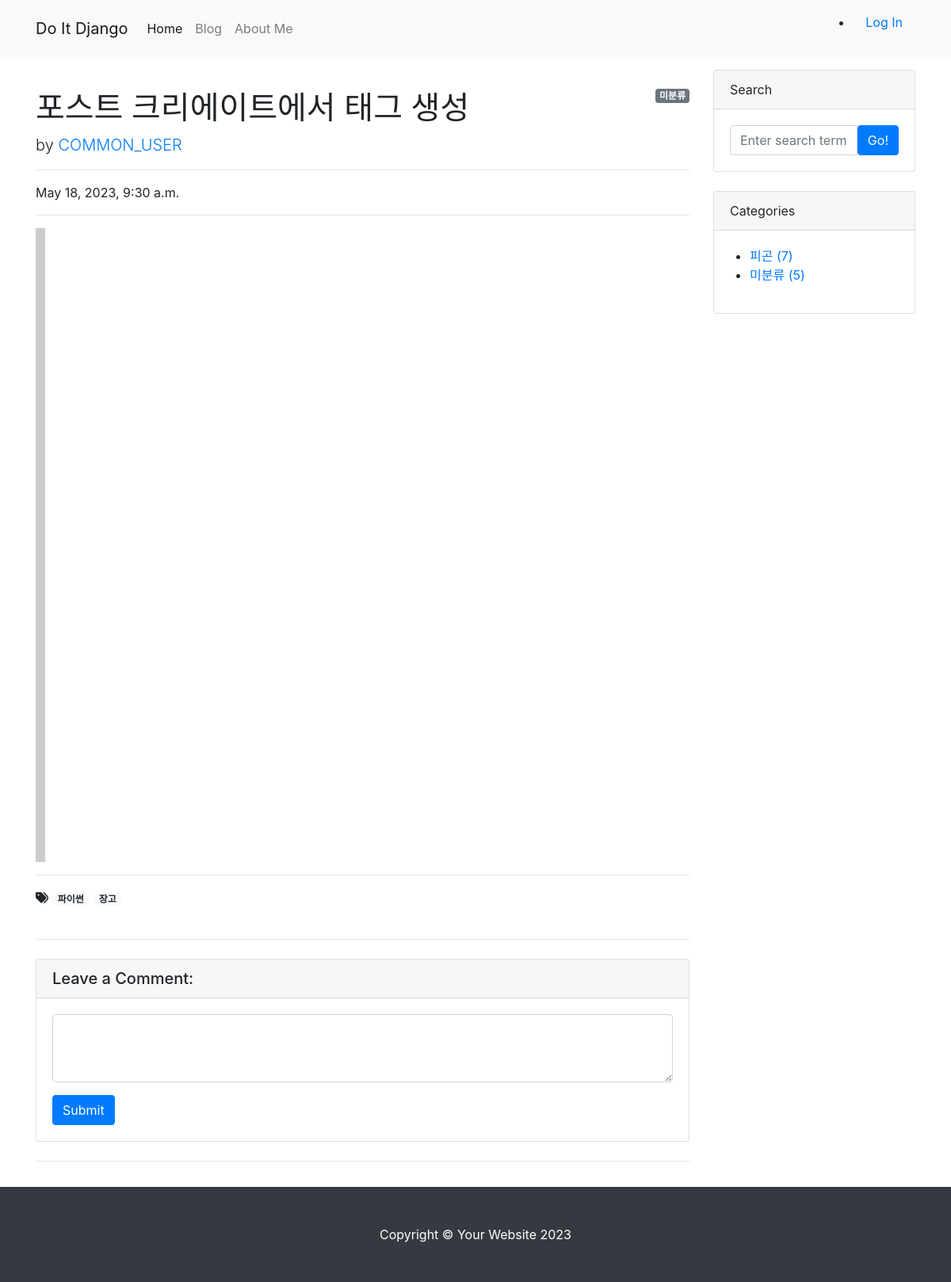
Before: /blog/12/ with the older database file.
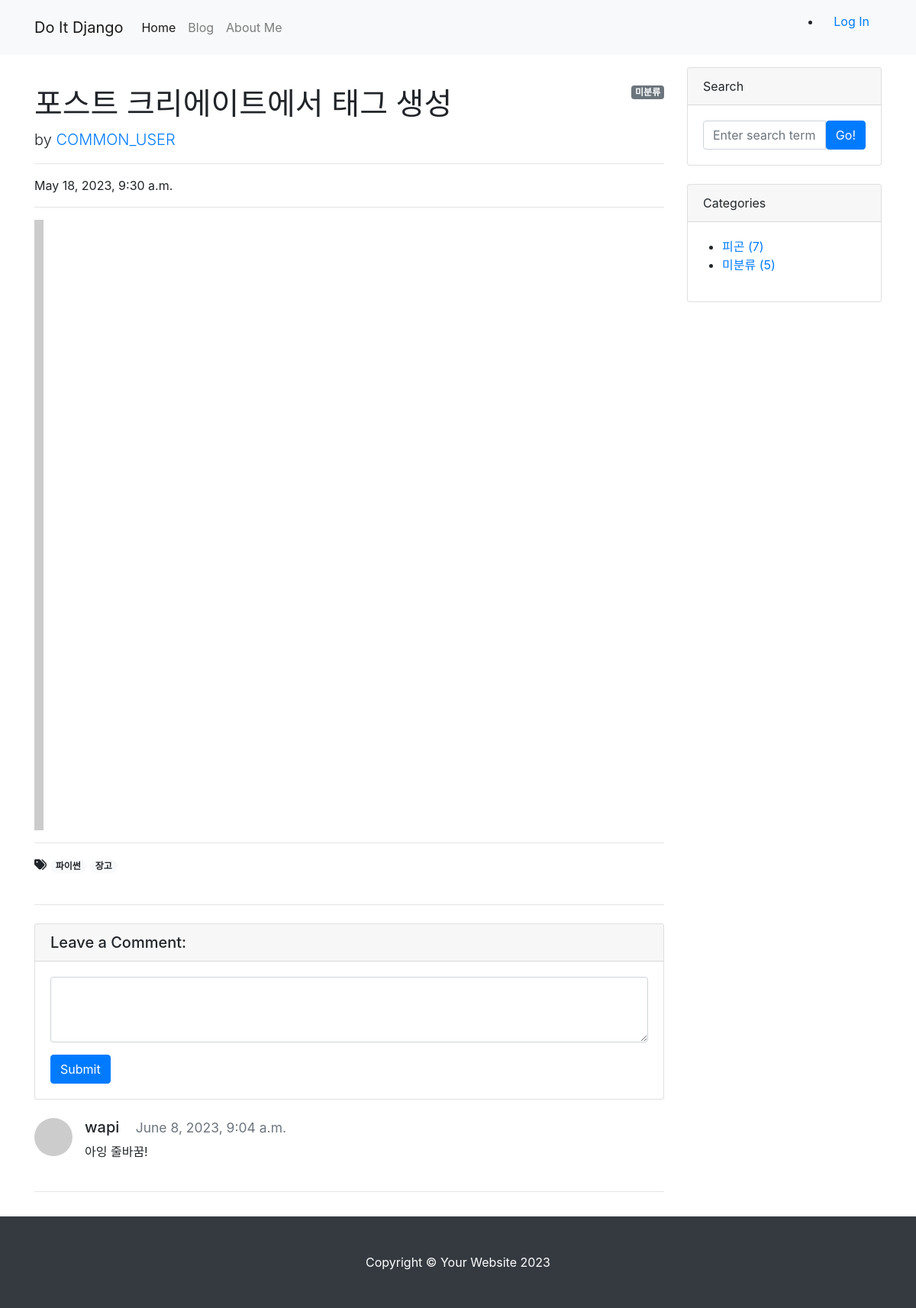
After: the same page with the newer database file.
### blog/models.py (models this page shows, shortened)
class Post(models.Model):
    title = models.CharField(max_length=30)
    hook_text = models.CharField(max_length=100, blank=True)
    content = MarkdownxField()
    head_image = models.ImageField(upload_to='blog/images/%Y/%m/%d/', blank=True)
    file_upload = models.FileField(upload_to='blog/files/%Y/%m/%d/', blank=True)
    created_at = models.DateTimeField(auto_now_add=True)
    updated_at = models.DateTimeField(auto_now=True)
    author = models.ForeignKey(User, null=True, on_delete=models.SET_NULL)
    category = models.ForeignKey(Category, null=True, blank=True, on_delete=models.SET_NULL)
    tags = models.ManyToManyField(Tag, blank=True)
    def get_content_markdown(self):
        return markdown(self.content)

class Tag(models.Model):
    name = models.CharField(max_length=50)
    slug = models.SlugField(max_length=200, unique=True, allow_unicode=True)
    def __str__(self):
        return self.name
    def get_absolute_url(self): # get_absolute_url -> URL을 반환하는 메서드
        return f'/blog/tag/{self.slug}/'

class Category(models.Model):
    name = models.CharField(max_length=50)
    slug = models.SlugField(max_length=200, unique=True, allow_unicode=True)
    def __str__(self):
        return self.name
    def get_absolute_url(self): # get_absolute_url -> URL을 반환하는 메서드
        return f'/blog/category/{self.slug}/'
    class Meta:
        verbose_name_plural = 'categories'

class Comment(models.Model):
    post = models.ForeignKey(Post, on_delete=models.CASCADE)
    author = models.ForeignKey(User, on_delete=models.CASCADE)
    content = models.TextField() # content 필드 -> TextField 클래스(긴 텍스트를 저장할 수 있는 필드)
    created_at = models.DateTimeField(auto_now_add=True)
    modified_at = models.DateTimeField(auto_now=True)

### blog/views.py (the view)
# urls.py: path('<int:pk>/', views.PostDetail.as_view()),
class PostDetail(DetailView):
    model = Post # Post 모델에 대한 개별 페이지 생성
    def get_context_data(self, **kwargs):
        context = super(PostDetail, self).get_context_data()
        context["categories"] = Category.objects.all()
        context['no_category_post_count'] = Post.objects.filter(category=None).count()
        return context

### blog/templates/blog/post_detail.html (shortened to what this page needs)
{% extends 'blog/base.html' %}
{% block main_area %}
  <div id="post-area">
    {% if post.category %}
      <span class="badge badge-secondary float-right">{{ post.category }}</span>
    {% else %}
      <span class="badge badge-secondary float-right">미분류</span>
    {% endif %}
      <h1 class="mt-4">{{ post.title }}</h1>
      <p class="lead">
        by
        <a href="#">{{ post.author | upper }}</a>
      </p>
      <hr>
      <p>{{ post.created_at }}</p>
      <hr>
      {% if post.head_image %}
        <img class="img-fluid rounded" src="{{ post.head_image.url }}" alt="{{ post.title }} head_image">
      {% else %}
        <img src="https://picsum.photos/seed/{{ post.id }}/800/200" alt="random_image">
      {% endif %}
        <hr>
      {% if post.tags.exists %}
        <i class="fas fa-tags"></i>
        {% for tag in post.tags.iterator %}
            <a href="{{ tag.get_absolute_url }}"><span class="badge badge-pill badge-light">{{ tag }}</span></a>
        {% endfor %}
        <br />
        <br />
      {% endif %}
    <hr>
    </div>
    <div id="comment-area">
      <div class="card my-4">
        <h5 class="card-header">Leave a Comment:</h5>
        <div class="card-body">
          <form>
            <div class="form-group">
              <textarea textarea class="form-control" rows="3"></textarea>
            </div>
            <button type="submit" class="btn btn-primary">Submit</button>
          </form>
        </div>
      </div>
      {% if post.comment_set.exists %}
        {% for comment in post.comment_set.iterator %}
          <div class="media mb-4" id="comment-{{ comment.pk }}">
            <img class="d-flex mr-3 rounded-circle" src="http://placehold.it/50x50" alt="">
            <div class="media-body">
              <h5 class="mt-0">
                {{ comment.author.username }} &nbsp;&nbsp;
                <small class="text-muted">
                  {{ comment.created_at }}
                </small>
              </h5>
              <p>
                {{ comment.content }}
              </p>
            </div>
          </div>
        {% endfor %}
      {% endif %}
    </div>
    <hr/>
{% endblock %}

### blog/templates/blog/base.html (shortened to what this page needs)
<!DOCTYPE html>
{% load static %}
<html lang="ko">
<html>
    <head>
        <link rel="stylesheet" href="{% static 'blog/bootstrap/bootstrap.min.css' %}" media="screen">
    </head>
    <body>
        {% include 'blog/navbar.html' %}
        <div class="container my-3">
            <div class="row">
                <div class="col-md-8 col-lg-9" id="main-area">
                   {% block main_area %}
                   {% endblock %}
                </div>
                <div class="col-md-4 col-lg-3">
                    <div class="card mb-4">
                        <div class="card-header">Search</div>
                        <div class="card-body">
                            <div class="input-group">
                                <input class="form-control" type="text" placeholder="Enter search term..." aria-label="Enter search term..." aria-describedby="button-search" />
                                <button class="btn btn-primary" id="button-search" type="button">Go!</button>
                            </div>
                        </div>
                    </div>
                    <div class="card mb-4" id="categories-card">
                        <div class="card-header">Categories</div>
                        <div class="card-body">
                            <div class="row">
                                <ul>
                                    {% for category in categories %}
                                    <li><a href="{{ category.get_absolute_url }}"> {{ category }} ({{category.post_set.count }})</a></li>
                                    {% endfor %}
                                    <li><a href="/blog/category/no_category/">미분류 ({{ no_category_post_count }})</a></li>
                                </ul>
                            </div>
                        </div>
                    </div>
                </div>
            </div>
        </div>
        {% include 'blog/footer.html' %}
    </body>
</html>

### blog/templates/blog/navbar.html (shortened to what this page needs)
{% load socialaccount %}
<nav class="navbar navbar-expand-lg navbar-light bg-light">
    <div class="container">
        <a class="navbar-brand" href="/">Do It Django</a>
        <div class="collapse navbar-collapse" id="navbarNavDropdown">
            <ul class="navbar-nav">
                <li class="nav-item active">
                    <a class="nav-link" href="/">Home</a>
                </li>
                <li class="nav-item">
                    <a class="nav-link" href="/blog/">Blog</a>
                </li>
                <li class="nav-item">
                    <a class="nav-link" href="/about_me/">About Me</a>
                </li>
            </ul>
            <ul class="nabvar-nav ml-auto">
                {% if user.is_authenticated %}
                    <li class="nav-item dropdown">
                        <a class="nav-link dropdown-toggle" href="#" id="navbarDropdownMenuLink" role="button" data-toggle="dropdown" aria-haspopup="true" aria-expanded="false">
                            {{ user.username }}
                        </a>
                        <div class="dropdown-menu" aria-labelledby="navbarDropdownMenuLink">
                            <a class="dropdown-item" href="/account/logout/">Log Out</a>
                        </div>
                    </li>
                {% else %}
                    <li class="nav-item">
                        <a class="nav-link" href="#" data-toggle="modal" data-target="#loginModal">Log In</a>
                    </li>
                {% endif %}
            </ul>
        </div>
    </div>
</nav>

### blog/templates/blog/footer.html
<footer class="py-5 bg-dark">
    <div class="container">
        <p class="m-0 text-center text-white">
            Copyright &copy; Your Website 2023
        </p>
    </div>
</footer>

Changed rows visible on the page:
added Comment: author.username "wapi", created_at "June 8, 2023, 9:04 a.m.", content "아잉 줄바꿈!"
